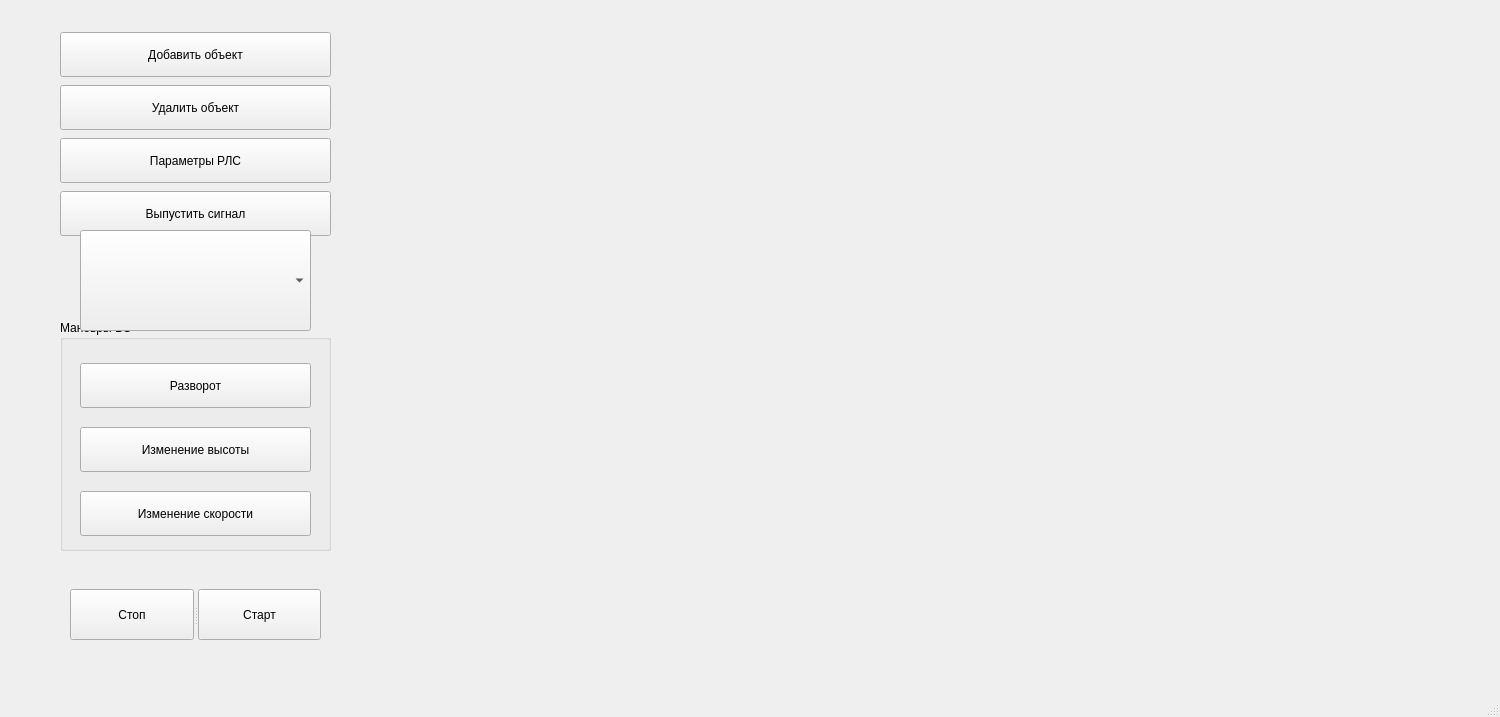
<?xml version="1.0" encoding="UTF-8"?>
<ui version="4.0">
 <class>GUI</class>
 <widget class="QMainWindow" name="GUI">
  <property name="geometry">
   <rect>
    <x>0</x>
    <y>0</y>
    <width>1500</width>
    <height>717</height>
   </rect>
  </property>
  <property name="windowTitle">
   <string>MainWindow</string>
  </property>
  <widget class="QWidget" name="centralwidget">
   <widget class="QGroupBox" name="groupBox">
    <property name="geometry">
     <rect>
      <x>60</x>
      <y>320</y>
      <width>271</width>
      <height>231</height>
     </rect>
    </property>
    <property name="title">
     <string>Маневры ВО</string>
    </property>
    <widget class="QWidget" name="verticalLayoutWidget">
     <property name="geometry">
      <rect>
       <x>20</x>
       <y>30</y>
       <width>231</width>
       <height>201</height>
      </rect>
     </property>
     <layout class="QVBoxLayout" name="verticalLayout_2">
      <item>
       <widget class="QPushButton" name="reversal_button">
        <property name="sizePolicy">
         <sizepolicy hsizetype="Minimum" vsizetype="Preferred">
          <horstretch>0</horstretch>
          <verstretch>0</verstretch>
         </sizepolicy>
        </property>
        <property name="maximumSize">
         <size>
          <width>16777215</width>
          <height>45</height>
         </size>
        </property>
        <property name="text">
         <string>Разворот</string>
        </property>
       </widget>
      </item>
      <item>
       <widget class="QPushButton" name="change_height_button">
        <property name="sizePolicy">
         <sizepolicy hsizetype="Minimum" vsizetype="Preferred">
          <horstretch>0</horstretch>
          <verstretch>0</verstretch>
         </sizepolicy>
        </property>
        <property name="maximumSize">
         <size>
          <width>16777215</width>
          <height>45</height>
         </size>
        </property>
        <property name="text">
         <string>Изменение высоты</string>
        </property>
       </widget>
      </item>
      <item>
       <widget class="QPushButton" name="change_speed_button">
        <property name="sizePolicy">
         <sizepolicy hsizetype="Minimum" vsizetype="Preferred">
          <horstretch>0</horstretch>
          <verstretch>0</verstretch>
         </sizepolicy>
        </property>
        <property name="maximumSize">
         <size>
          <width>16777215</width>
          <height>45</height>
         </size>
        </property>
        <property name="text">
         <string>Изменение скорости</string>
        </property>
       </widget>
      </item>
     </layout>
    </widget>
   </widget>
   <widget class="QWidget" name="layoutWidget">
    <property name="geometry">
     <rect>
      <x>60</x>
      <y>30</y>
      <width>271</width>
      <height>211</height>
     </rect>
    </property>
    <layout class="QVBoxLayout" name="verticalLayout">
     <item>
      <widget class="QPushButton" name="add_object">
       <property name="enabled">
        <bool>true</bool>
       </property>
       <property name="sizePolicy">
        <sizepolicy hsizetype="Minimum" vsizetype="Preferred">
         <horstretch>0</horstretch>
         <verstretch>0</verstretch>
        </sizepolicy>
       </property>
       <property name="maximumSize">
        <size>
         <width>16777215</width>
         <height>45</height>
        </size>
       </property>
       <property name="text">
        <string>Добавить объект</string>
       </property>
      </widget>
     </item>
     <item>
      <widget class="QPushButton" name="delete_object">
       <property name="sizePolicy">
        <sizepolicy hsizetype="Minimum" vsizetype="Preferred">
         <horstretch>0</horstretch>
         <verstretch>0</verstretch>
        </sizepolicy>
       </property>
       <property name="maximumSize">
        <size>
         <width>16777215</width>
         <height>45</height>
        </size>
       </property>
       <property name="text">
        <string>Удалить объект</string>
       </property>
      </widget>
     </item>
     <item>
      <widget class="QPushButton" name="RLS_param">
       <property name="sizePolicy">
        <sizepolicy hsizetype="Minimum" vsizetype="Preferred">
         <horstretch>0</horstretch>
         <verstretch>0</verstretch>
        </sizepolicy>
       </property>
       <property name="maximumSize">
        <size>
         <width>16777215</width>
         <height>45</height>
        </size>
       </property>
       <property name="text">
        <string>Параметры РЛС</string>
       </property>
      </widget>
     </item>
     <item>
      <widget class="QPushButton" name="add_signals">
       <property name="sizePolicy">
        <sizepolicy hsizetype="Minimum" vsizetype="Preferred">
         <horstretch>0</horstretch>
         <verstretch>0</verstretch>
        </sizepolicy>
       </property>
       <property name="maximumSize">
        <size>
         <width>16777215</width>
         <height>45</height>
        </size>
       </property>
       <property name="text">
        <string>Выпустить сигнал</string>
       </property>
      </widget>
     </item>
    </layout>
   </widget>
   <widget class="QSplitter" name="splitter">
    <property name="geometry">
     <rect>
      <x>70</x>
      <y>589</y>
      <width>251</width>
      <height>51</height>
     </rect>
    </property>
    <property name="sizePolicy">
     <sizepolicy hsizetype="Minimum" vsizetype="Preferred">
      <horstretch>0</horstretch>
      <verstretch>0</verstretch>
     </sizepolicy>
    </property>
    <property name="maximumSize">
     <size>
      <width>16777215</width>
      <height>16777215</height>
     </size>
    </property>
    <property name="sizeIncrement">
     <size>
      <width>0</width>
      <height>0</height>
     </size>
    </property>
    <property name="orientation">
     <enum>Qt::Horizontal</enum>
    </property>
    <widget class="QPushButton" name="stop_modeling">
     <property name="sizePolicy">
      <sizepolicy hsizetype="Preferred" vsizetype="Preferred">
       <horstretch>0</horstretch>
       <verstretch>0</verstretch>
      </sizepolicy>
     </property>
     <property name="minimumSize">
      <size>
       <width>0</width>
       <height>0</height>
      </size>
     </property>
     <property name="maximumSize">
      <size>
       <width>16777215</width>
       <height>16777215</height>
      </size>
     </property>
     <property name="text">
      <string>Стоп</string>
     </property>
    </widget>
    <widget class="QPushButton" name="start_modeling">
     <property name="sizePolicy">
      <sizepolicy hsizetype="Preferred" vsizetype="Preferred">
       <horstretch>0</horstretch>
       <verstretch>0</verstretch>
      </sizepolicy>
     </property>
     <property name="maximumSize">
      <size>
       <width>16777215</width>
       <height>16777215</height>
      </size>
     </property>
     <property name="text">
      <string>Старт</string>
     </property>
    </widget>
   </widget>
   <widget class="QWidget" name="verticalLayoutWidget_2">
    <property name="geometry">
     <rect>
      <x>410</x>
      <y>30</y>
      <width>961</width>
      <height>611</height>
     </rect>
    </property>
    <layout class="QVBoxLayout" name="verticalLayout_5"/>
   </widget>
   <widget class="QComboBox" name="comboBox">
    <property name="geometry">
     <rect>
      <x>80</x>
      <y>230</y>
      <width>231</width>
      <height>101</height>
     </rect>
    </property>
   </widget>
  </widget>
  <widget class="QMenuBar" name="menubar">
   <property name="geometry">
    <rect>
     <x>0</x>
     <y>0</y>
     <width>1500</width>
     <height>22</height>
    </rect>
   </property>
  </widget>
  <widget class="QStatusBar" name="statusbar"/>
 </widget>
 <resources/>
 <connections/>
</ui>
